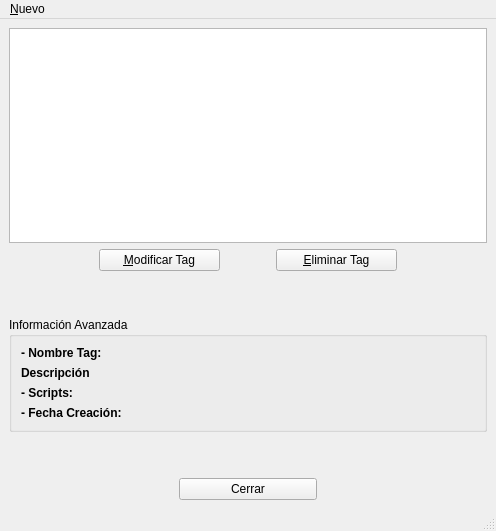
<?xml version="1.0" encoding="UTF-8"?>
<ui version="4.0">
 <class>MainWindow</class>
 <widget class="QMainWindow" name="MainWindow">
  <property name="geometry">
   <rect>
    <x>0</x>
    <y>0</y>
    <width>496</width>
    <height>531</height>
   </rect>
  </property>
  <property name="windowTitle">
   <string>Mis Tags</string>
  </property>
  <property name="whatsThis">
   <string>Ésta interfaz permite el manejo de los Tags personalizados del usuario. Desde aquí se pondrán crear, modificar y eliminar los Tags.

Los Tags son agrupaciones de Scripts que permiten introducir de una vez una serie de Scripts determinados. Es una buena forma de ahorrar tiempo, cuando se tiene en mente qué Scripts se quieren añadir a un grupo determinado.</string>
  </property>
  <widget class="QWidget" name="centralwidget">
   <layout class="QVBoxLayout" name="verticalLayout">
    <item>
     <widget class="QListWidget" name="listTagsUsuario">
      <property name="toolTip">
       <string>Listado de Tags del usuario</string>
      </property>
      <property name="whatsThis">
       <string>En ésta lista se visualizan los Tags que tiene el usuario creado actualmente. La estrella indica que es un tag para ayudar a la futura identificación en otras áreas de la aplicación.

Al pulsar un elemento, se habilitarán los botones de Modificar y Eliminar Tag para poder hacer operaciones sobre éstos.

Si se desea crear un nuevo Tag, se debe haccer uso del menu &quot;Nuevo&quot;</string>
      </property>
     </widget>
    </item>
    <item>
     <layout class="QHBoxLayout" name="horizontalLayout_2">
      <item>
       <spacer name="horizontalSpacer_4">
        <property name="orientation">
         <enum>Qt::Horizontal</enum>
        </property>
        <property name="sizeType">
         <enum>QSizePolicy::Fixed</enum>
        </property>
        <property name="sizeHint" stdset="0">
         <size>
          <width>90</width>
          <height>20</height>
         </size>
        </property>
       </spacer>
      </item>
      <item>
       <widget class="QPushButton" name="bModificar_tag">
        <property name="toolTip">
         <string>Modificar el Tag seleccionado</string>
        </property>
        <property name="text">
         <string>&amp;Modificar Tag</string>
        </property>
        <property name="icon">
         <iconset>
          <normaloff>plasma-next-icons/Breeze/actions/toolbar/configure-shortcuts.svg</normaloff>plasma-next-icons/Breeze/actions/toolbar/configure-shortcuts.svg</iconset>
        </property>
       </widget>
      </item>
      <item>
       <spacer name="horizontalSpacer_5">
        <property name="orientation">
         <enum>Qt::Horizontal</enum>
        </property>
        <property name="sizeType">
         <enum>QSizePolicy::Fixed</enum>
        </property>
        <property name="sizeHint" stdset="0">
         <size>
          <width>50</width>
          <height>20</height>
         </size>
        </property>
       </spacer>
      </item>
      <item>
       <widget class="QPushButton" name="bEliminar_tag">
        <property name="toolTip">
         <string>Eliminar el Tag seleccionado</string>
        </property>
        <property name="text">
         <string>&amp;Eliminar Tag</string>
        </property>
        <property name="icon">
         <iconset>
          <normaloff>plasma-next-icons/Breeze/actions/toolbar/list-remove.svg</normaloff>plasma-next-icons/Breeze/actions/toolbar/list-remove.svg</iconset>
        </property>
       </widget>
      </item>
      <item>
       <spacer name="horizontalSpacer_3">
        <property name="orientation">
         <enum>Qt::Horizontal</enum>
        </property>
        <property name="sizeType">
         <enum>QSizePolicy::Fixed</enum>
        </property>
        <property name="sizeHint" stdset="0">
         <size>
          <width>90</width>
          <height>20</height>
         </size>
        </property>
       </spacer>
      </item>
     </layout>
    </item>
    <item>
     <spacer name="verticalSpacer_2">
      <property name="orientation">
       <enum>Qt::Vertical</enum>
      </property>
      <property name="sizeType">
       <enum>QSizePolicy::Fixed</enum>
      </property>
      <property name="sizeHint" stdset="0">
       <size>
        <width>20</width>
        <height>40</height>
       </size>
      </property>
     </spacer>
    </item>
    <item>
     <widget class="QGroupBox" name="groupBox">
      <property name="font">
       <font>
        <weight>50</weight>
        <bold>false</bold>
       </font>
      </property>
      <property name="toolTip">
       <string>Información avanzada del Tag actualmente seleccionado.</string>
      </property>
      <property name="whatsThis">
       <string>Contiene la información relacionada sobre el Tag que está seleccionado actualmente. Dicha información consiste en:

--&gt; Nombre Tag: El nombre del Tag
--&gt; Scripts: Qué Scripts conforman el tag actualmente seleccionado. (Vista rápida)
--&gt; Fecha Creación: La fecha de creación del Tag. (NO DE SUS FUTURAS MODIFICACIONES)</string>
      </property>
      <property name="title">
       <string>Información Avanzada</string>
      </property>
      <layout class="QFormLayout" name="formLayout">
       <item row="0" column="0">
        <widget class="QLabel" name="label">
         <property name="font">
          <font>
           <weight>75</weight>
           <bold>true</bold>
          </font>
         </property>
         <property name="text">
          <string>- Nombre Tag:</string>
         </property>
        </widget>
       </item>
       <item row="0" column="1">
        <widget class="QLabel" name="lNombreTag">
         <property name="text">
          <string/>
         </property>
        </widget>
       </item>
       <item row="2" column="0">
        <widget class="QLabel" name="label_3">
         <property name="font">
          <font>
           <weight>75</weight>
           <bold>true</bold>
          </font>
         </property>
         <property name="text">
          <string>- Scripts:</string>
         </property>
        </widget>
       </item>
       <item row="2" column="1">
        <widget class="QLabel" name="lScripts">
         <property name="text">
          <string/>
         </property>
        </widget>
       </item>
       <item row="3" column="0">
        <widget class="QLabel" name="label_5">
         <property name="font">
          <font>
           <weight>75</weight>
           <bold>true</bold>
          </font>
         </property>
         <property name="text">
          <string>- Fecha Creación:</string>
         </property>
        </widget>
       </item>
       <item row="3" column="1">
        <widget class="QLabel" name="lFecha">
         <property name="text">
          <string/>
         </property>
        </widget>
       </item>
       <item row="1" column="0">
        <widget class="QLabel" name="label_2">
         <property name="font">
          <font>
           <weight>75</weight>
           <bold>true</bold>
          </font>
         </property>
         <property name="text">
          <string>Descripción</string>
         </property>
        </widget>
       </item>
       <item row="1" column="1">
        <widget class="QLabel" name="lDescripcion">
         <property name="text">
          <string/>
         </property>
        </widget>
       </item>
      </layout>
     </widget>
    </item>
    <item>
     <spacer name="verticalSpacer">
      <property name="orientation">
       <enum>Qt::Vertical</enum>
      </property>
      <property name="sizeType">
       <enum>QSizePolicy::Fixed</enum>
      </property>
      <property name="sizeHint" stdset="0">
       <size>
        <width>20</width>
        <height>40</height>
       </size>
      </property>
     </spacer>
    </item>
    <item>
     <layout class="QHBoxLayout" name="horizontalLayout">
      <item>
       <spacer name="horizontalSpacer_2">
        <property name="orientation">
         <enum>Qt::Horizontal</enum>
        </property>
        <property name="sizeType">
         <enum>QSizePolicy::Fixed</enum>
        </property>
        <property name="sizeHint" stdset="0">
         <size>
          <width>170</width>
          <height>20</height>
         </size>
        </property>
       </spacer>
      </item>
      <item>
       <widget class="QPushButton" name="bCerrar">
        <property name="text">
         <string>Cerrar</string>
        </property>
        <property name="icon">
         <iconset>
          <normaloff>plasma-next-icons/Breeze/actions/toolbar/dialog-close.svg</normaloff>plasma-next-icons/Breeze/actions/toolbar/dialog-close.svg</iconset>
        </property>
       </widget>
      </item>
      <item>
       <spacer name="horizontalSpacer">
        <property name="orientation">
         <enum>Qt::Horizontal</enum>
        </property>
        <property name="sizeType">
         <enum>QSizePolicy::Fixed</enum>
        </property>
        <property name="sizeHint" stdset="0">
         <size>
          <width>170</width>
          <height>20</height>
         </size>
        </property>
       </spacer>
      </item>
     </layout>
    </item>
   </layout>
  </widget>
  <widget class="QMenuBar" name="menubar">
   <property name="geometry">
    <rect>
     <x>0</x>
     <y>0</y>
     <width>496</width>
     <height>29</height>
    </rect>
   </property>
   <widget class="QMenu" name="menuNuevo">
    <property name="title">
     <string>&amp;Nuevo</string>
    </property>
    <addaction name="actionCrear_tag"/>
   </widget>
   <addaction name="menuNuevo"/>
  </widget>
  <widget class="QStatusBar" name="statusbar"/>
  <action name="actionCrear_tag">
   <property name="icon">
    <iconset>
     <normaloff>plasma-next-icons/Breeze/actions/toolbar/list-add.svg</normaloff>plasma-next-icons/Breeze/actions/toolbar/list-add.svg</iconset>
   </property>
   <property name="text">
    <string>&amp;Crear Tag</string>
   </property>
  </action>
  <action name="actionEditar_Tag">
   <property name="text">
    <string>&amp;Editar Tag</string>
   </property>
  </action>
 </widget>
 <resources/>
 <connections/>
</ui>
